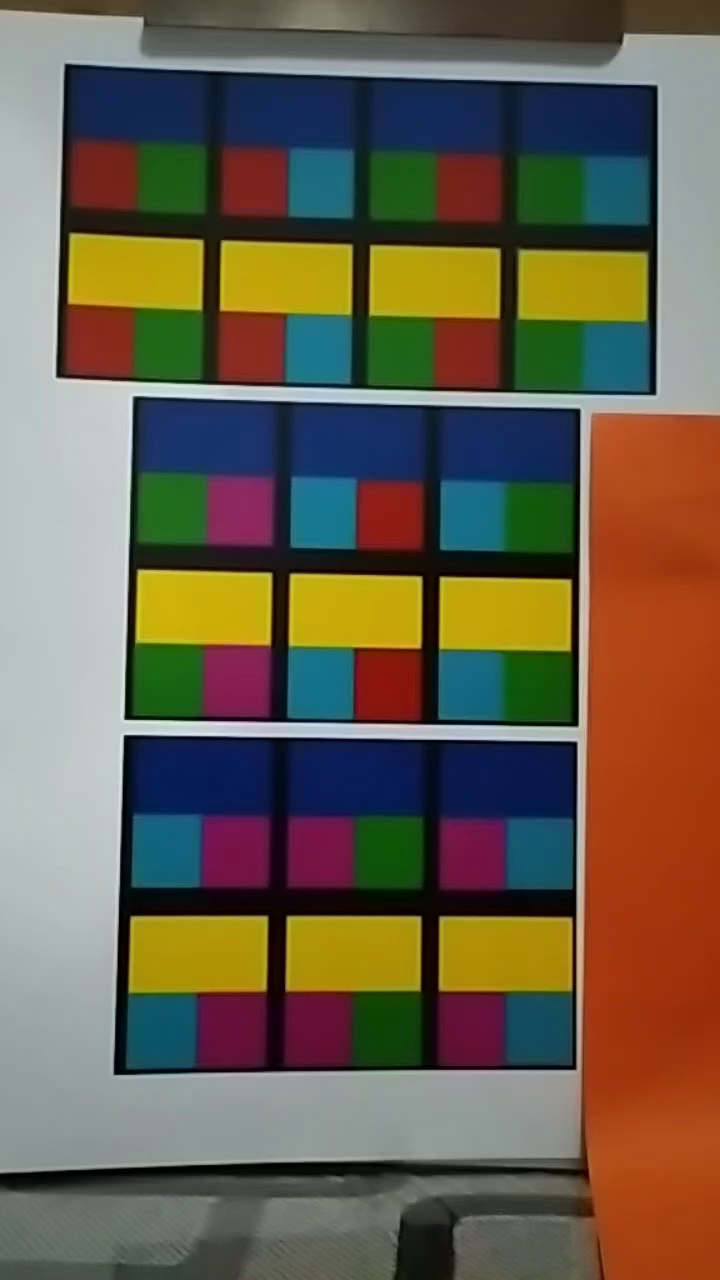
#> input picture frame 15 of real_data_regras/thechosenone.mp4, 720 x 1280 px, given in place of video.mp4, which was not available
$ python color_spaces_vid.py
#> lines starting #> are read from the running program, lines starting #| are printed output that depends on the picture; after the words box and inside, x2 and y2 are one past the last pixel; in counts of white or black regions, pixels touching at a corner belong together; pictures that were not available may be replaced by others from this repository, and a replacement may not be noted
import os, sys
sys.dont_write_bytecode = True

cwd = os.getcwd()
if cwd not in sys.path:
    sys.path.append(cwd)

import cv2, numpy as np

class ColorCalibration:
    def __init__(self, video_input, color_space):
#> called with video_input = 'real_data/video.mp4', color_space = 68
        self.video_input = video_input
        self.color_space = color_space
        self.labels = ['CH1L', 'CH2L', 'CH3L', 'CH1H', 'CH2H', 'CH3H']
        self.values = [255, 255, 255, 255, 255, 255]
        self.default = [0, 0, 0, 255, 255, 255]

        cv2.namedWindow('Color')
        for l, v, d in zip(self.labels, self.values, self.default): cv2.createTrackbar(l, 'Color', d, v, self.nothing)
#> this loop made 6 passes; slider 'CH1L' is set to 85

        self.camera = cv2.VideoCapture(video_input)
        self.image_callback()

    def nothing(self, value): pass

    def image_callback(self):
        while self.camera.isOpened():
            ret, frame = self.camera.read()
#> frame is the input picture: shape (1280, 720, 3); mean B, G, R 77.2, 95.8, 106.4
            if not ret: return
            frame = frame[0:800, :, :]
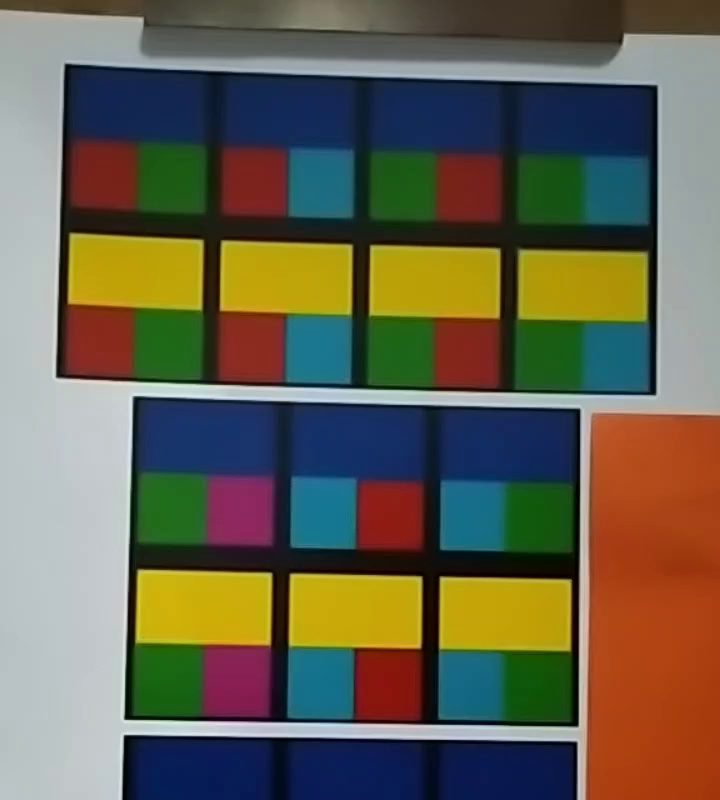
#> frame: shape (800, 720, 3); mean B, G, R 79.3, 98.3, 102.4

            img = cv2.imread('images/color_wheel.png')
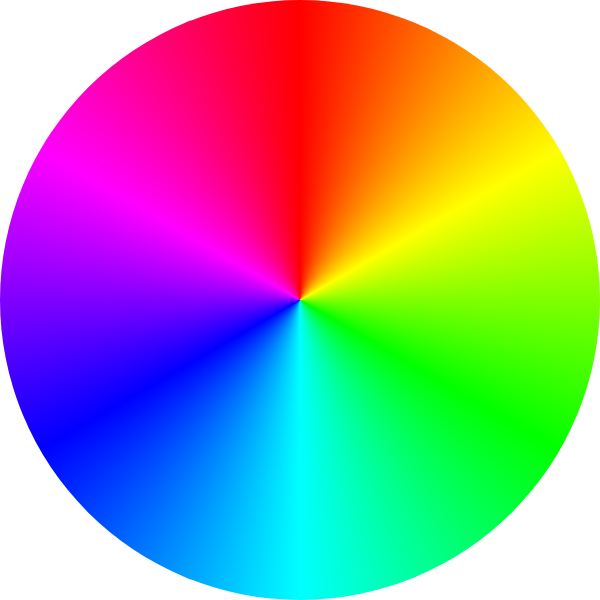
#> input picture images/color_wheel.png, 600 x 600 px, found by its file name
#> img is the input picture: shape (600, 600, 3); mean B, G, R 154.9, 154.9, 154.9
            img = cv2.resize(img, (0, 0), fx=0.5, fy=0.5)
#> img: shape (300, 300, 3)
            cv2.imshow('Color', img)

            CH1L, CH2L, CH3L, CH1H, CH2H, CH3H = [cv2.getTrackbarPos(l, 'Color') for l in self.labels]

            # cv2.imshow('Color', img)
            cv2.imshow('Video', frame)

            hls = cv2.cvtColor(frame, self.color_space)
#> hls: shape (800, 720, 3); mean of channels 0, 1, 2 93, 93.2, 128.6

            low, high = np.asarray([CH1L, CH2L, CH3L], np.uint8), np.asarray([CH1H, CH2H, CH3H], np.uint8)
            mask = cv2.inRange(hls, low, high)
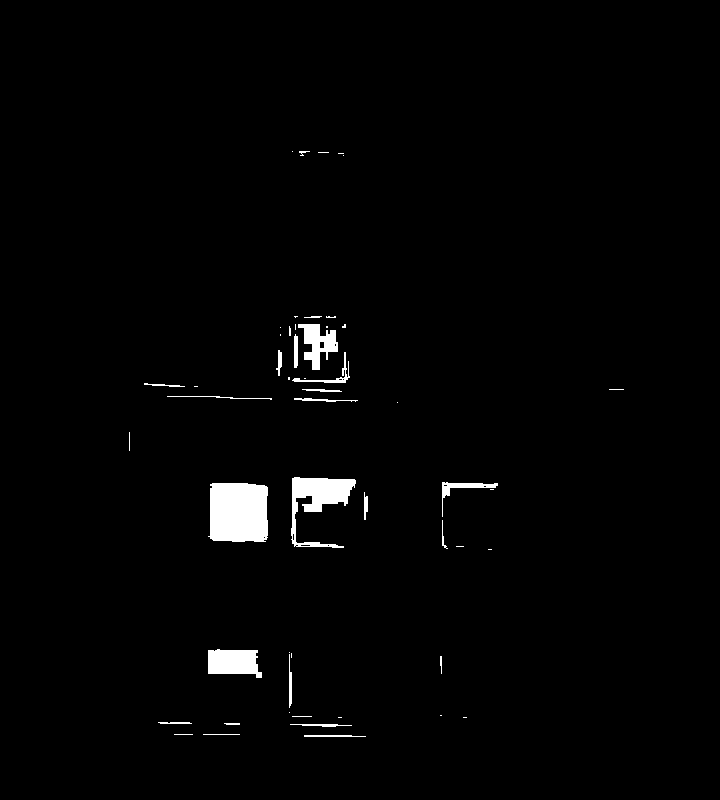
#> mask: shape (800, 720); 1.6% white; 52 white regions (28 under 20 px), largest, box (x1, y1, x2, y2) and area: (208, 483, 268, 542) 3312, (291, 477, 356, 548) 1912, (208, 649, 262, 678) 1216
            mask = cv2.cvtColor(mask, cv2.COLOR_GRAY2BGR)
            cv2.imshow('Mask', mask)
            if cv2.waitKey(60) == 27: self.stop()

    def stop(self):
        self.camera.release()
        cv2.destroyAllWindows()

def main():
    video_path = "real_data/video.mp4"
    color_calibration = ColorCalibration(video_path, color_space=cv2.COLOR_BGR2HLS_FULL)
    color_calibration.stop()

if __name__ == "__main__":
    main()

$ run again, starting later in the video
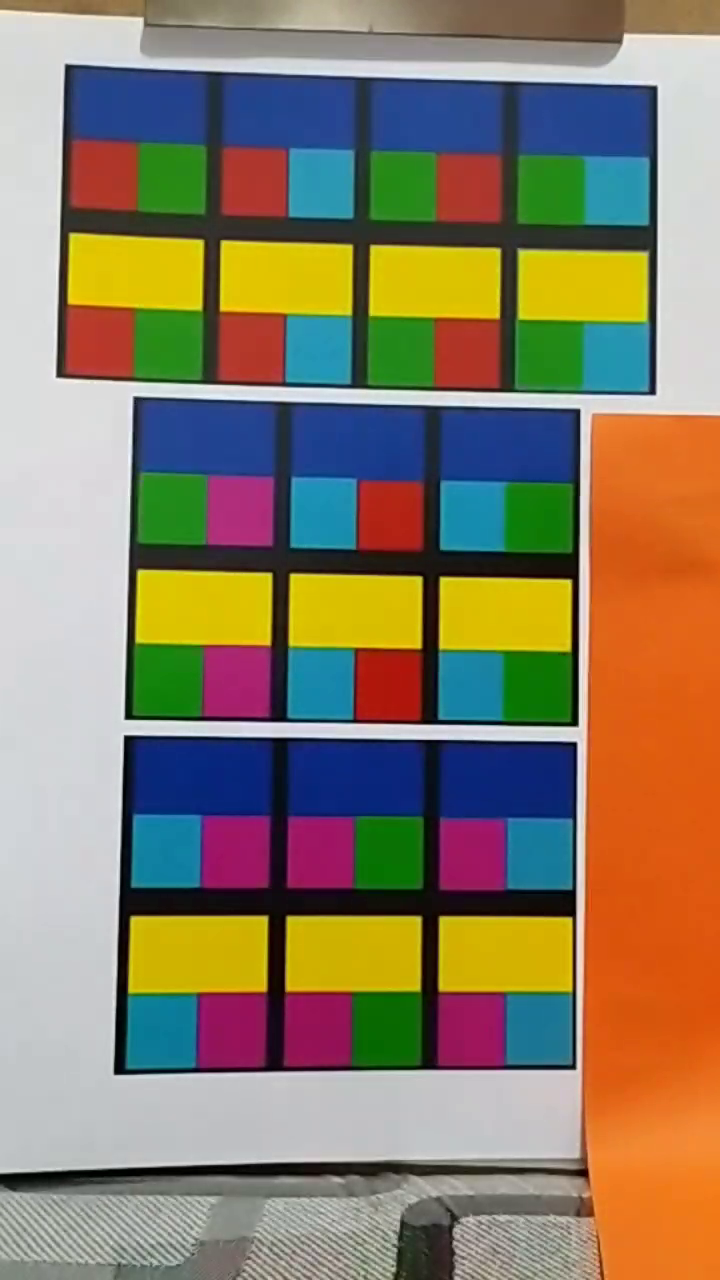
#> input picture frame 68 of real_data_regras/thechosenone.mp4, 720 x 1280 px, given in place of video.mp4, which was not available
#> the loop in __init__, `for l, v, d in zip(self.labels, self.values, self.default): cv2.create..` made 6 passes; slider 'CH1L' is set to 85
#> in image_callback, frame is the input picture: shape (1280, 720, 3); mean B, G, R 101.2, 126, 139.3
#> frame: shape (800, 720, 3)
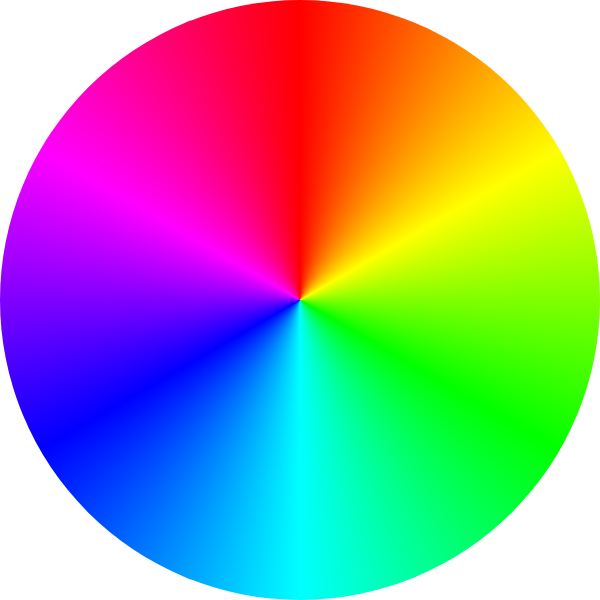
#> input picture images/color_wheel.png, 600 x 600 px, found by its file name
#> in image_callback, img is the input picture: shape (600, 600, 3); mean B, G, R 154.9, 154.9, 154.9
#> img: shape (300, 300, 3)
#> hls: shape (800, 720, 3); mean of channels 0, 1, 2 91.4, 119.9, 129.6
#> in image_callback, `mask = cv2.inRange(hls, low, high)`:
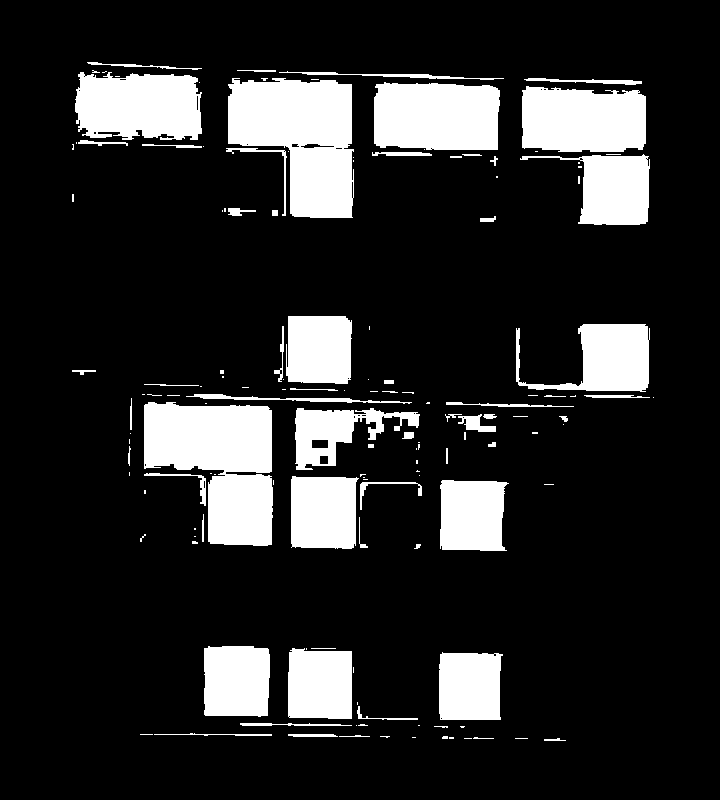
#> mask: shape (800, 720); 16.2% white; 142 white regions (81 under 20 px), largest, box (x1, y1, x2, y2) and area: (144, 402, 273, 546) 12757, (228, 78, 354, 218) 12355, (374, 82, 500, 150) 7986
